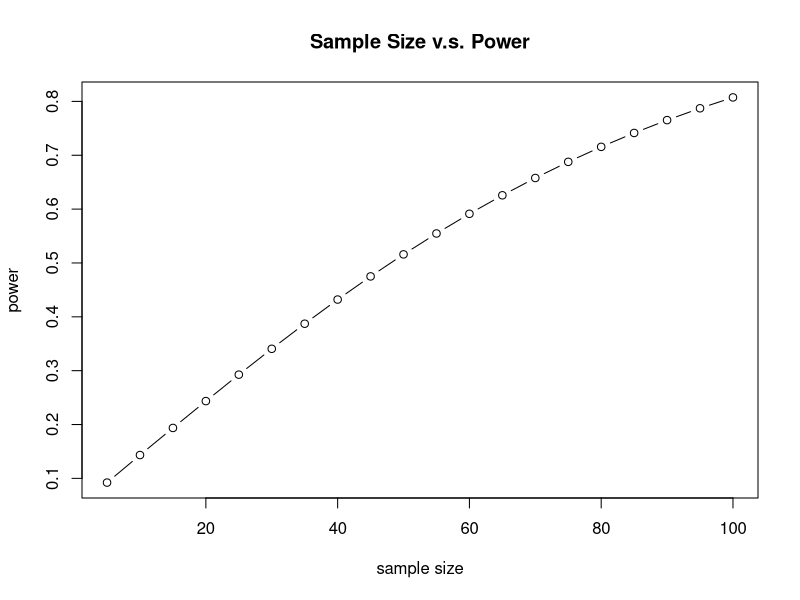
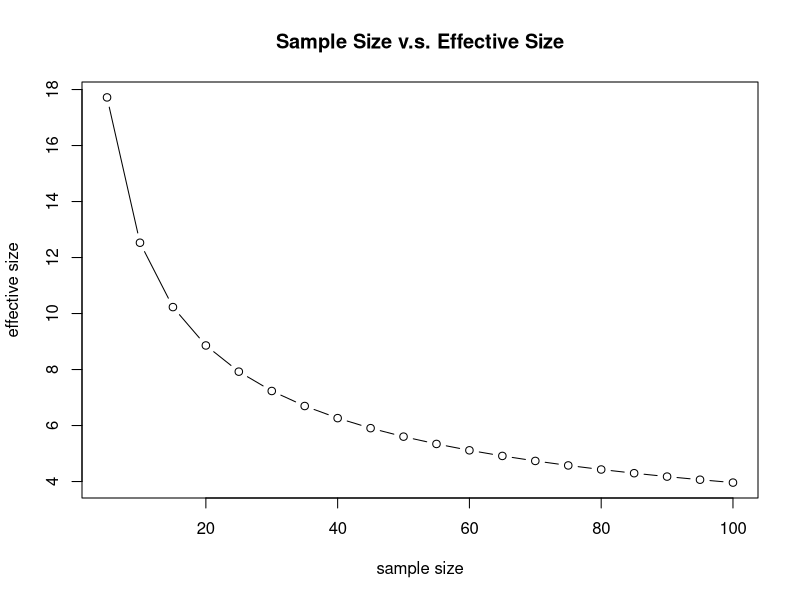
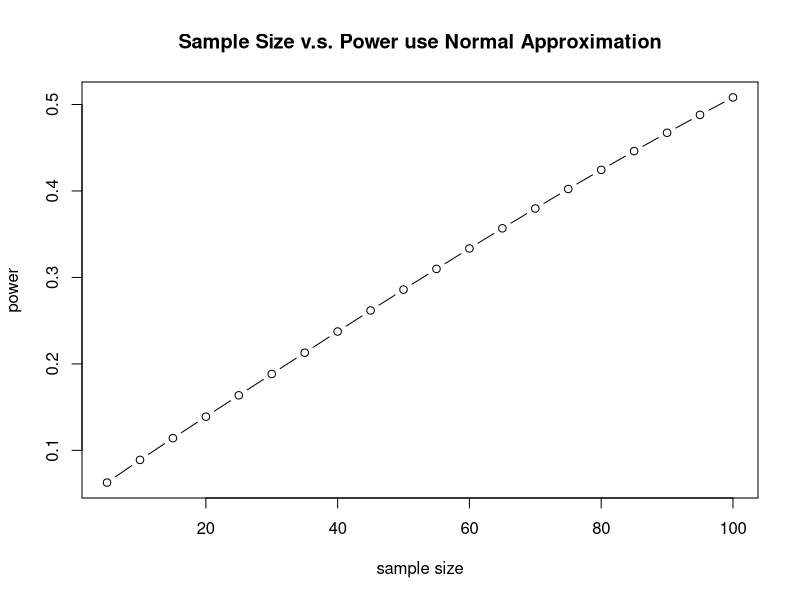
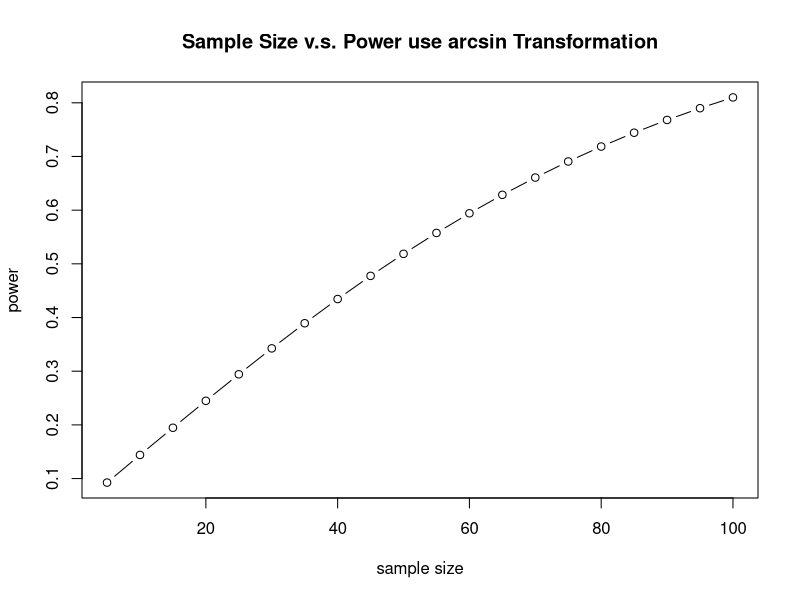
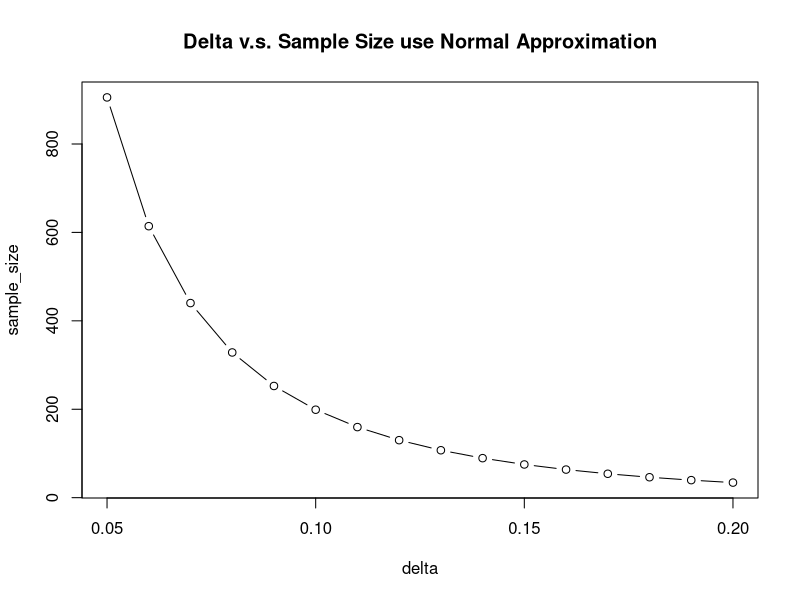
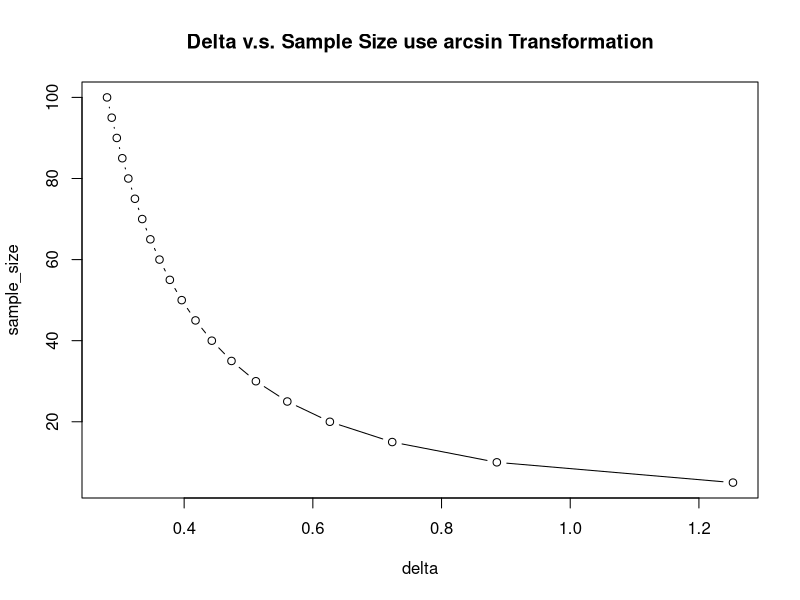

These figures' R source, in order:
## ---- chunk 1
power_n = function(sample_size, alpha, delta, sigma){
  
  z_alpha_2 = qnorm(1 - alpha/2)
  
  z_beta = (sqrt(sample_size) * delta) / (sqrt(2) * sigma) - z_alpha_2
  
  power = pnorm(z_beta)
  
  return(power)
}

# alpha = 0.05, sigma = 10, delta = 4
sample_size = seq(5, 100, by = 5)

power = power_n(sample_size, 0.05, 4, 10)

plot(sample_size, power, type="b", xlab="sample size", ylab="power", 
  main = "Sample Size v.s. Power")
## ---- chunk 2
power_e = function(sample_size, alpha, beta, sigma){
  ## calculate delta
  z_alpha_2 = qnorm(1 - alpha/2)
  
  z_beta = qnorm(1 - beta)
  
  delta = sqrt(2) * (z_alpha_2 + z_beta) * sigma / sqrt(sample_size)
  
  return(delta)
}

# power = 0.8, beta = 1 - power = 0.2, alpha = 0.05, sigma = 10
sample_size = seq(5, 100, by = 5)

delta = power_e(sample_size, 0.05, 0.2, 10)

plot(sample_size, delta, type = "b", xlab = "sample size", ylab = "effective size", 
  main = "Sample Size v.s. Effective Size")
## ---- chunk 3
power_normal1 = function(sample_size, alpha, p1, p2){
  q1 = 1- p1
  
  q2 = 1- p2
  
  p_mean = (p1 + p2) / 2
  
  q_mean = 1 - p_mean
  
  z_alpha_2 = qnorm(1 - alpha/2)
  
  z_beta = (sqrt(sample_size * (p2 - p1)^2) - z_alpha_2 * sqrt(2 * p_mean * 
      q_mean)) / sqrt(p1 * q1 + p2 * q2)
  
  power = pnorm(z_beta)
  
  return(power)
}

# alpha = 0.05, p1 = 0.8, p2 = 0.9
sample_size = seq(5, 100, by = 5)

power = power_normal1(sample_size, 0.05, 0.8, 0.9)

plot(sample_size, power, type="b", xlab="sample size", ylab="power", main = 
    "Sample Size v.s. Power use Normal Approximation")
## ---- chunk 4
f = function(x) 2 * asin(sqrt(x))

power_arcsin1 = function(sample_size, alpha, p1, p2){
  
  delta = abs(f(p1) - f(p2))
  
  z_alpha_2 = qnorm(1 - alpha/2)
  
  z_beta = sqrt(sample_size) * delta - z_alpha_2
  
  power = pnorm(z_beta)
  
  return(power)
}

# alpha = 0.05, p1 = 0.8, p2 = 0.9
sample_size = seq(5, 100, by = 5)

power = power_arcsin1(sample_size, 0.05, 0.8, 0.9)
plot(sample_size, power, type = "b", xlab = "sample size", ylab = "power", 
  main = "Sample Size v.s. Power use arcsin Transformation")
## ---- chunk 5
# fix p1 and let delta change, calculate sample size
power_normal2 = function(p1, p2, alpha, beta){
  
  q1 = 1- p1
  
  q2 = 1- p2
  
  delta = abs(p1 - p2)
  
  p_mean = (p1 + p2) / 2
  
  q_mean = 1 - p_mean
  
  z_alpha_2 = qnorm(1 - alpha/2)
  
  z_beta = qnorm(1- beta)
  
  sample_size = (z_alpha_2 * sqrt(2*p_mean*q_mean)+z_beta*sqrt(p1*q1+p2*q2))^2/(p2-p1)^2
  
  return(sample_size)
}

# set p2 > p1
p2 = seq(0.85, 1, by = 0.01)
p1 = 0.8
delta = p2 - p1
sample_size = power_normal2(p1, p2, 0.05, 1 - 0.8)

plot(delta, sample_size, type="b", main = "Delta v.s. Sample Size use Normal Approximation")
## ---- chunk 6
f = function(x) 2 * asin(sqrt(x))

delta_arcsin = function(sample_size, alpha, beta){
  
  z_alpha_2 = qnorm(1 - alpha/2)
  
  z_beta = qnorm(1- beta)
  
  delta = (z_alpha_2 + z_beta)/sqrt(sample_size)
  
  return(delta)
}

# alpha = 0.05, beta = 1- power = 0.2
sample_size = seq(5, 100, by = 5)

delta = delta_arcsin(sample_size, 0.05, 0.2)
plot(delta,sample_size, type = "b", main = "Delta v.s. Sample Size use arcsin Transformation")
